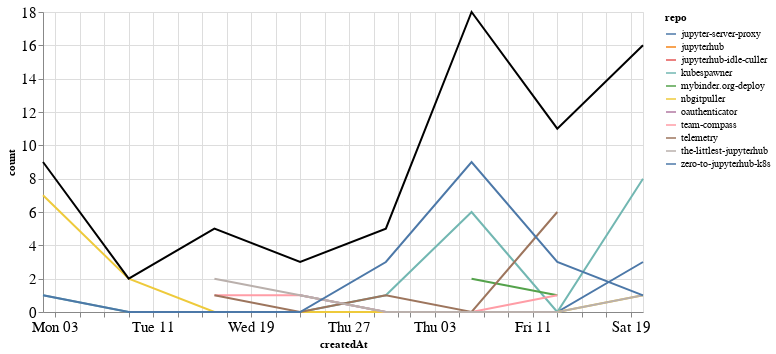

Notebook code for this chart:
### Markdown cell above
## Comments

### Code cell
comments_time = comments.groupby('repo').resample('W', on='createdAt').count()['author'].reset_index()
comments_time = comments_time.rename(columns={'author': 'count'})
comments_time_total = comments_time.groupby('createdAt').agg({"count": "sum"}).reset_index()
ch1 = alt.Chart(comments_time, width=600).mark_line().encode(
    x='createdAt',
    y='count',
    color='repo',
    tooltip="repo"
)

ch2 = alt.Chart(comments_time_total, width=600).mark_line(color="black").encode(
    x='createdAt',
    y='count',
)

ch1 + ch2

### Figure 1 — Vega-Lite specification as saved in the notebook (floating-point values rounded to 4 significant figures)
{"config": {"axisLeft": {"labelFontSize": 15}, "axisBottom": {"labelFontSize": 15}}, "layer": [{"data": {"name": "data-a05a09ebb8d59d2937d18cb7965369e1"}, "mark": "line", "encoding": {"color": {"type": "nominal", "field": "repo"}, "tooltip": {"type": "nominal", "field": "repo"}, "x": {"type": "temporal", "field": "createdAt"}, "y": {"type": "quantitative", "field": "count"}}, "width": 600}, {"data": {"name": "data-033b0d7dcb2ff8e183aae67ba4a3e0c4"}, "mark": {"type": "line", "color": "black"}, "encoding": {"x": {"type": "temporal", "field": "createdAt"}, "y": {"type": "quantitative", "field": "count"}}, "width": 600}], "$schema": "https://vega.github.io/schema/vega-lite/v4.8.1.json", "datasets": {"data-a05a09ebb8d59d2937d18cb7965369e1": [{"repo": "jupyter-server-proxy", "createdAt": "2020-08-23T00:00:00", "count": 1}, {"repo": "jupyter-server-proxy", "createdAt": "2020-08-30T00:00:00", "count": 0}, {"repo": "jupyter-server-proxy", "createdAt": "2020-09-06T00:00:00", "count": 0}, {"repo": "jupyter-server-proxy", "createdAt": "2020-09-13T00:00:00", "count": 0}, {"repo": "jupyter-server-proxy", "createdAt": "2020-09-20T00:00:00", "count": 3}, {"repo": "jupyterhub", "createdAt": "2020-09-20T00:00:00", "count": 2}, {"repo": "jupyterhub-idle-culler", "createdAt": "2020-08-16T00:00:00", "count": 1}, {"repo": "kubespawner", "createdAt": "2020-08-02T00:00:00", "count": 1}, {"repo": "kubespawner", "createdAt": "2020-08-09T00:00:00", "count": 0}, {"repo": "kubespawner", "createdAt": "2020-08-16T00:00:00", "count": 0}, {"repo": "kubespawner", "createdAt": "2020-08-23T00:00:00", "count": 0}, {"repo": "kubespawner", "createdAt": "2020-08-30T00:00:00", "count": 1}, {"repo": "kubespawner", "createdAt": "2020-09-06T00:00:00", "count": 6}, {"repo": "kubespawner", "createdAt": "2020-09-13T00:00:00", "count": 0}, {"repo": "kubespawner", "createdAt": "2020-09-20T00:00:00", "count": 8}, {"repo": "mybinder.org-deploy", "createdAt": "2020-09-06T00:00:00", "count": 2}, {"repo": "mybinder.org-deploy", "createdAt": "2020-09-13T00:00:00", "count": 1}, {"repo": "nbgitpuller", "createdAt": "2020-08-02T00:00:00", "count": 7}, {"repo": "nbgitpuller", "createdAt": "2020-08-09T00:00:00", "count": 2}, {"repo": "nbgitpuller", "createdAt": "2020-08-16T00:00:00", "count": 0}, {"repo": "nbgitpuller", "createdAt": "2020-08-23T00:00:00", "count": 0}, {"repo": "nbgitpuller", "createdAt": "2020-08-30T00:00:00", "count": 0}, {"repo": "nbgitpuller", "createdAt": "2020-09-06T00:00:00", "count": 0}, {"repo": "nbgitpuller", "createdAt": "2020-09-13T00:00:00", "count": 0}, {"repo": "nbgitpuller", "createdAt": "2020-09-20T00:00:00", "count": 1}, {"repo": "oauthenticator", "createdAt": "2020-09-06T00:00:00", "count": 1}, {"repo": "team-compass", "createdAt": "2020-08-16T00:00:00", "count": 1}, {"repo": "team-compass", "createdAt": "2020-08-23T00:00:00", "count": 1}, {"repo": "team-compass", "createdAt": "2020-08-30T00:00:00", "count": 0}, {"repo": "team-compass", "createdAt": "2020-09-06T00:00:00", "count": 0}, {"repo": "team-compass", "createdAt": "2020-09-13T00:00:00", "count": 1}, {"repo": "telemetry", "createdAt": "2020-08-16T00:00:00", "count": 1}, {"repo": "telemetry", "createdAt": "2020-08-23T00:00:00", "count": 0}, {"repo": "telemetry", "createdAt": "2020-08-30T00:00:00", "count": 1}, {"repo": "telemetry", "createdAt": "2020-09-06T00:00:00", "count": 0}, {"repo": "telemetry", "createdAt": "2020-09-13T00:00:00", "count": 6}, {"repo": "the-littlest-jupyterhub", "createdAt": "2020-08-16T00:00:00", "count": 2}, {"repo": "the-littlest-jupyterhub", "createdAt": "2020-08-23T00:00:00", "count": 1}, {"repo": "the-littlest-jupyterhub", "createdAt": "2020-08-30T00:00:00", "count": 0}, {"repo": "the-littlest-jupyterhub", "createdAt": "2020-09-06T00:00:00", "count": 0}, {"repo": "the-littlest-jupyterhub", "createdAt": "2020-09-13T00:00:00", "count": 0}, {"repo": "the-littlest-jupyterhub", "createdAt": "2020-09-20T00:00:00", "count": 1}, {"repo": "zero-to-jupyterhub-k8s", "createdAt": "2020-08-02T00:00:00", "count": 1}, {"repo": "zero-to-jupyterhub-k8s", "createdAt": "2020-08-09T00:00:00", "count": 0}, {"repo": "zero-to-jupyterhub-k8s", "createdAt": "2020-08-16T00:00:00", "count": 0}, {"repo": "zero-to-jupyterhub-k8s", "createdAt": "2020-08-23T00:00:00", "count": 0}, {"repo": "zero-to-jupyterhub-k8s", "createdAt": "2020-08-30T00:00:00", "count": 3}, {"repo": "zero-to-jupyterhub-k8s", "createdAt": "2020-09-06T00:00:00", "count": 9}, {"repo": "zero-to-jupyterhub-k8s", "createdAt": "2020-09-13T00:00:00", "count": 3}, {"repo": "zero-to-jupyterhub-k8s", "createdAt": "2020-09-20T00:00:00", "count": 1}], "data-033b0d7dcb2ff8e183aae67ba4a3e0c4": [{"createdAt": "2020-08-02T00:00:00", "count": 9}, {"createdAt": "2020-08-09T00:00:00", "count": 2}, {"createdAt": "2020-08-16T00:00:00", "count": 5}, {"createdAt": "2020-08-23T00:00:00", "count": 3}, {"createdAt": "2020-08-30T00:00:00", "count": 5}, {"createdAt": "2020-09-06T00:00:00", "count": 18}, {"createdAt": "2020-09-13T00:00:00", "count": 11}, {"createdAt": "2020-09-20T00:00:00", "count": 16}]}}
